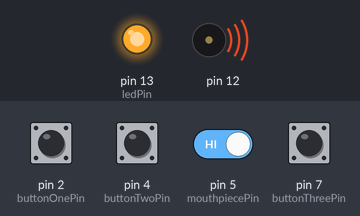
Simulated run of this sketch. Board: Arduino Uno, built with avr-gcc and run on an emulated ATmega328P. On the bench: output pins drawn as LEDs (lit = HIGH), buzzer (waves = sounding). The test bench sets the inputs (shaded band); at power-on: pin 5 (mouthpiecePin) HIGH, pin 2 (buttonOnePin), pin 4 (buttonTwoPin), pin 7 (buttonThreePin) LOW.

Above: at 1.2 s.
1.3 s: pin 5 (mouthpiecePin) driven LOW
At 2.4 s:
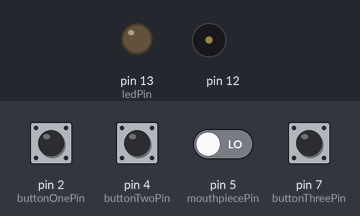
Timing chart, 0 to 4.3 s (numbered marks = the images above; inputs shaded):
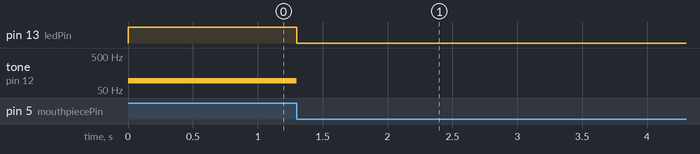

Measured:
- after the input at 1.3 s, pin 13 (ledPin): HIGH → LOW at once; tone on pin 12: 92 Hz → silent at once

The sketch:

supersousaphone.ino
```cpp
// Tone library for producing tones
#include <Tone.h>

// Setup 2 tones for a 2-oscillator synth sound
Tone tone1;
Tone tone2;

// Define constants for the pins that our buttons lead to
const int buttonOnePin = 2;
const int buttonTwoPin = 4;
const int buttonThreePin = 7;

// Pin for a button that will serve as a proxy for a mouthpiece-controlled noise gate
const int mouthpiecePin = 5;

// Define a constant for the LED pin, which we'll have light up
// just for some extra feedback
const int ledPin = 13;

// Some state variables for the buttons
int buttonOneState = 0;
int buttonTwoState = 0;
int buttonThreeState = 0;

int mouthpieceState = 0;

void setup() {
  // initialize the LED pin as an output:
  pinMode(ledPin, OUTPUT);
  // initialize the pushbutton pins as inputs
  pinMode(buttonOnePin, INPUT);
  pinMode(buttonTwoPin, INPUT);
  pinMode(buttonThreePin, INPUT);
  pinMode(mouthpiecePin, INPUT);
  // setup tones
  tone1.begin(8);
  tone2.begin(12);
}

// todo: learn some C and clean up this abomination
int buttonsToNote(int b1, int b2, int b3) {
  if (b1 == HIGH) {
    if (b2 == HIGH) {
      if (b3 == HIGH) {
        return NOTE_D2;
      } else {
        return NOTE_E2;
      }
    } else {
      if (b3 == HIGH) {
        return NOTE_FS2;
      } else {
        return NOTE_A2;
      }
    }
  } else {
    if (b2 == HIGH) {
      if (b3 == HIGH) {
        return NOTE_B2;
      } else {
        return NOTE_D3;
      }
    } else {
      if (b3 == HIGH) {
        return NOTE_E3;
      } else {
        return NOTE_FS3;
      }
    }
  }
}

void loop() {
  // read the state of the pushbutton values
  buttonOneState = digitalRead(buttonOnePin);
  buttonTwoState = digitalRead(buttonTwoPin);
  buttonThreeState = digitalRead(buttonThreePin);
  mouthpieceState = digitalRead(mouthpiecePin);

  // shut off everything if mouthpiece isn't firing
  if (mouthpieceState == LOW) {
    digitalWrite(ledPin, LOW);
    tone1.stop();
    tone2.stop();
  } else {
    // convert button configuration to integer
    digitalWrite(ledPin, HIGH);
    tone1.play(buttonsToNote(buttonOneState, buttonTwoState, buttonThreeState));
    tone2.play(buttonsToNote(buttonOneState, buttonTwoState, buttonThreeState) / 2);
  }
}
```
